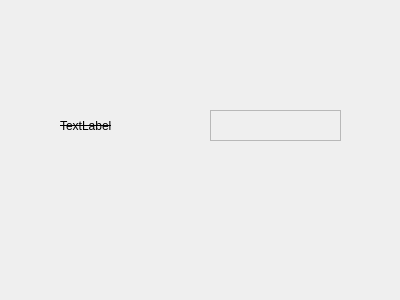
<?xml version="1.0" encoding="UTF-8"?>
<ui version="4.0">
 <class>Form</class>
 <widget class="QWidget" name="Form">
  <property name="geometry">
   <rect>
    <x>0</x>
    <y>0</y>
    <width>400</width>
    <height>300</height>
   </rect>
  </property>
  <property name="windowTitle">
   <string>Form</string>
  </property>
  <widget class="QLabel" name="label">
   <property name="geometry">
    <rect>
     <x>60</x>
     <y>60</y>
     <width>151</width>
     <height>131</height>
    </rect>
   </property>
   <property name="font">
    <font>
     <strikeout>true</strikeout>
    </font>
   </property>
   <property name="layoutDirection">
    <enum>Qt::RightToLeft</enum>
   </property>
   <property name="styleSheet">
    <string notr="true">{&quot;color : blue&quot;}</string>
   </property>
   <property name="text">
    <string>TextLabel</string>
   </property>
  </widget>
  <widget class="QTextEdit" name="textEdit">
   <property name="enabled">
    <bool>false</bool>
   </property>
   <property name="geometry">
    <rect>
     <x>210</x>
     <y>110</y>
     <width>131</width>
     <height>31</height>
    </rect>
   </property>
  </widget>
 </widget>
 <resources/>
 <connections/>
</ui>
